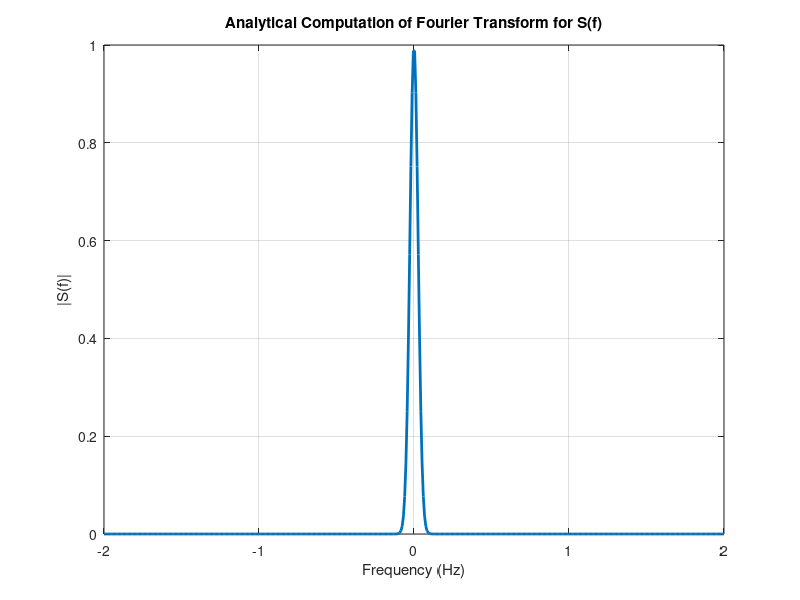

Write the MATLAB code that produced this figure.
frequencies = linspace(-2, 2, 500);  
S_f_analytic = exp(-pi^2 * 72 * frequencies.^2);  

figure;
plot(frequencies, abs(S_f_analytic), 'LineWidth', 2);  
xlabel('Frequency (Hz)'); ylabel('|S(f)|');
title('Analytical Computation of Fourier Transform for S(f)');
grid on;
